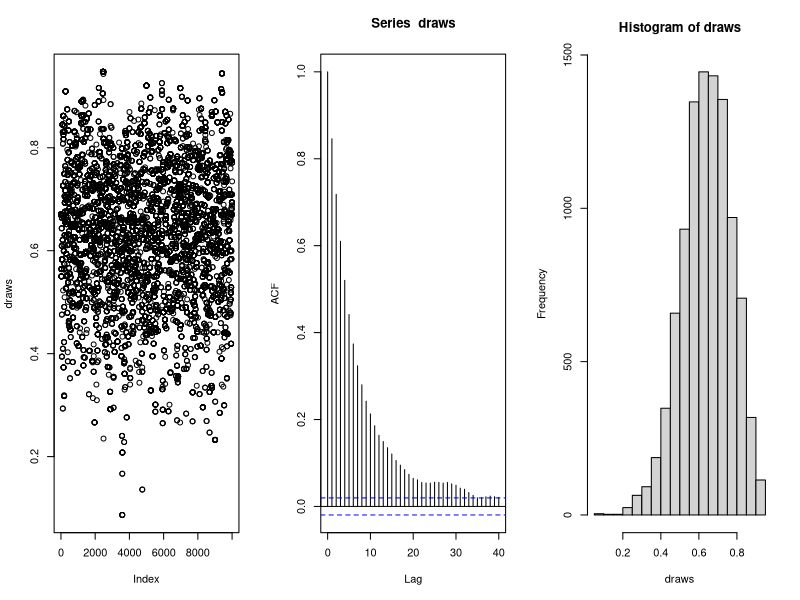
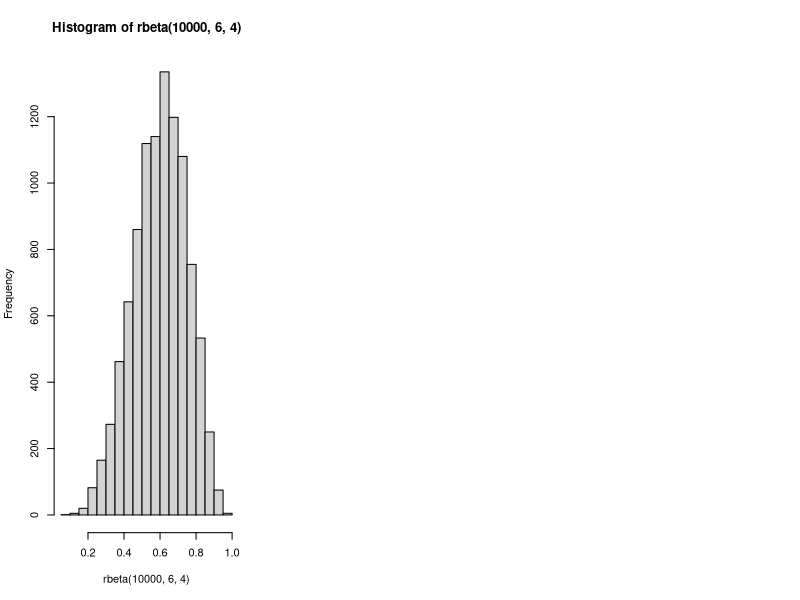
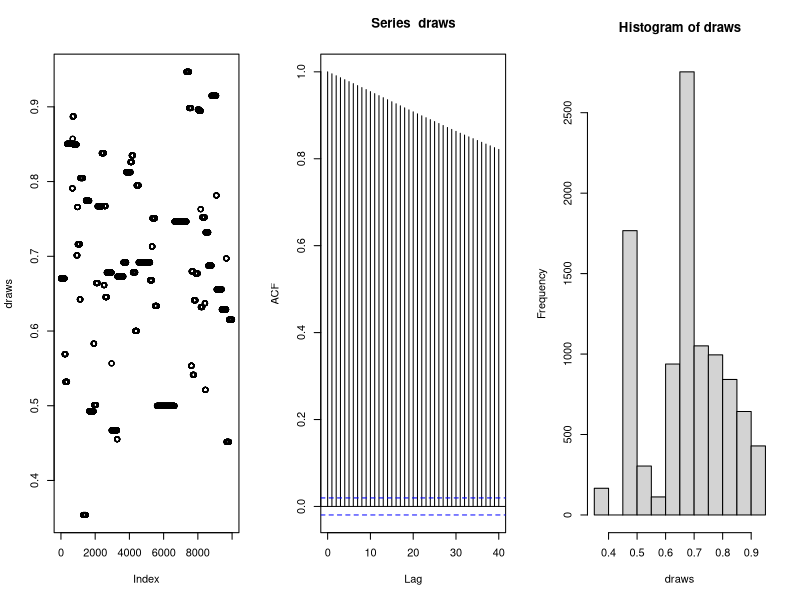
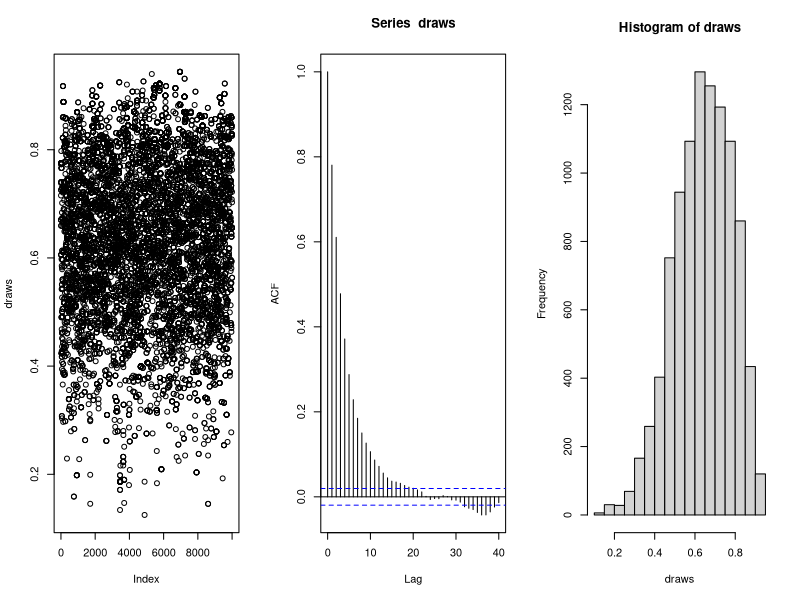
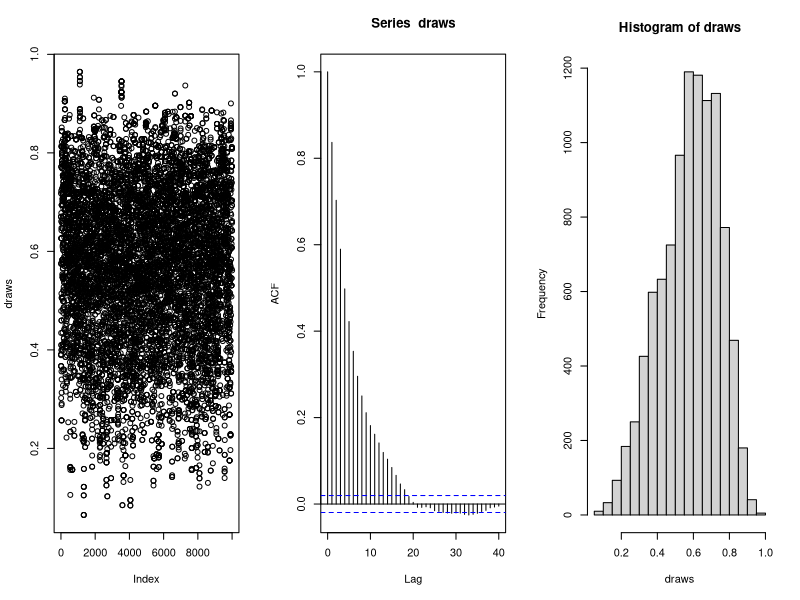

The R script that drew these images, in order:
## ---- chunk 1
target = function(x){
  if (any(x>1) | any(x<0)){
    return(0)}
  else{
    return (dbeta(x,6,4))
  }
}
## ---- chunk 2
proposalfunction<-function(x){
  return(rbeta(1,shape1=c*x,shape2=c*(1-x)))
}
## ---- chunk 3
num_iteration=10000
c=1
start=runif(1,0,1)

run_metropolis_MCMC <- function(startvalue, iterations){ # initialize an arbitrary point to be the staring values, and set the number of iterations
  #create a chain to store all the element generated in each iterations
  chain = rep(0,iterations)
  #assign the first element in the chain to be the staring value we picked
  chain[1] = startvalue
  for (i in 1:iterations){
    currentx = chain[i]
    # generate a candidate x* (here named proposal) using the jumping distribution given in the question
    proposal = proposalfunction(chain[i])
    # calculate the acceptance ratio, which will be used to decide whether to accept or reject the candidate
    probab = (target(proposal)/target(chain[i]))*(dbeta(chain[i],shape1=c*proposal,shape2=c*(1-proposal)/dbeta(proposal,shape1=c*chain[i],shape2=c*(1-chain[i]))))
    #generate a uniform random number u on [0,1]
    if (runif(1) < probab){
      # if u<= acceptance ratio, accept the candidate by setiing next element in the chain to the proposal
      chain[i+1] = proposal
    }else{
      # if u<= acceptance ratio, reject the candidate proposal and set next element the same value as last element
      chain[i+1] = chain[i]
    }
  }
  return(chain)
}
## ---- chunk 4
draws = run_metropolis_MCMC(startvalue=start, num_iteration)
acceptance_rate_c1 = 1-mean(duplicated(draws))
acceptance_rate_c1
## ---- chunk 5
par(mfrow=c(1,3))  #1 row, 3 columns
plot(draws); acf(draws); hist(draws) 
## ---- chunk 6
hist(rbeta(10000,6,4))
## ---- chunk 7
c=0.1
draws = run_metropolis_MCMC(startvalue=start, num_iteration)
par(mfrow=c(1,3))  #1 row, 3 columns
plot(draws); acf(draws); hist(draws) 
acceptance_rate_c01 = 1-mean(duplicated(draws))
## ---- chunk 8
c=2.5
draws = run_metropolis_MCMC(startvalue=start, num_iteration)
par(mfrow=c(1,3))  #1 row, 3 columns
plot(draws); acf(draws); hist(draws) 
acceptance_rate_c25 = 1-mean(duplicated(draws))
## ---- chunk 9
c=10
draws = run_metropolis_MCMC(startvalue=start, num_iteration)
par(mfrow=c(1,3))  #1 row, 3 columns
plot(draws); acf(draws); hist(draws) 
acceptance_rate_c10 = 1-mean(duplicated(draws))
## ---- chunk 10
paste0("acceptance rate when c=0.1: ",acceptance_rate_c01)
paste0("acceptance rate when c=1: ",acceptance_rate_c1)
paste0("acceptance rate when c=2.5: ",acceptance_rate_c25)
paste0("acceptance rate when c=10: ",acceptance_rate_c10)
